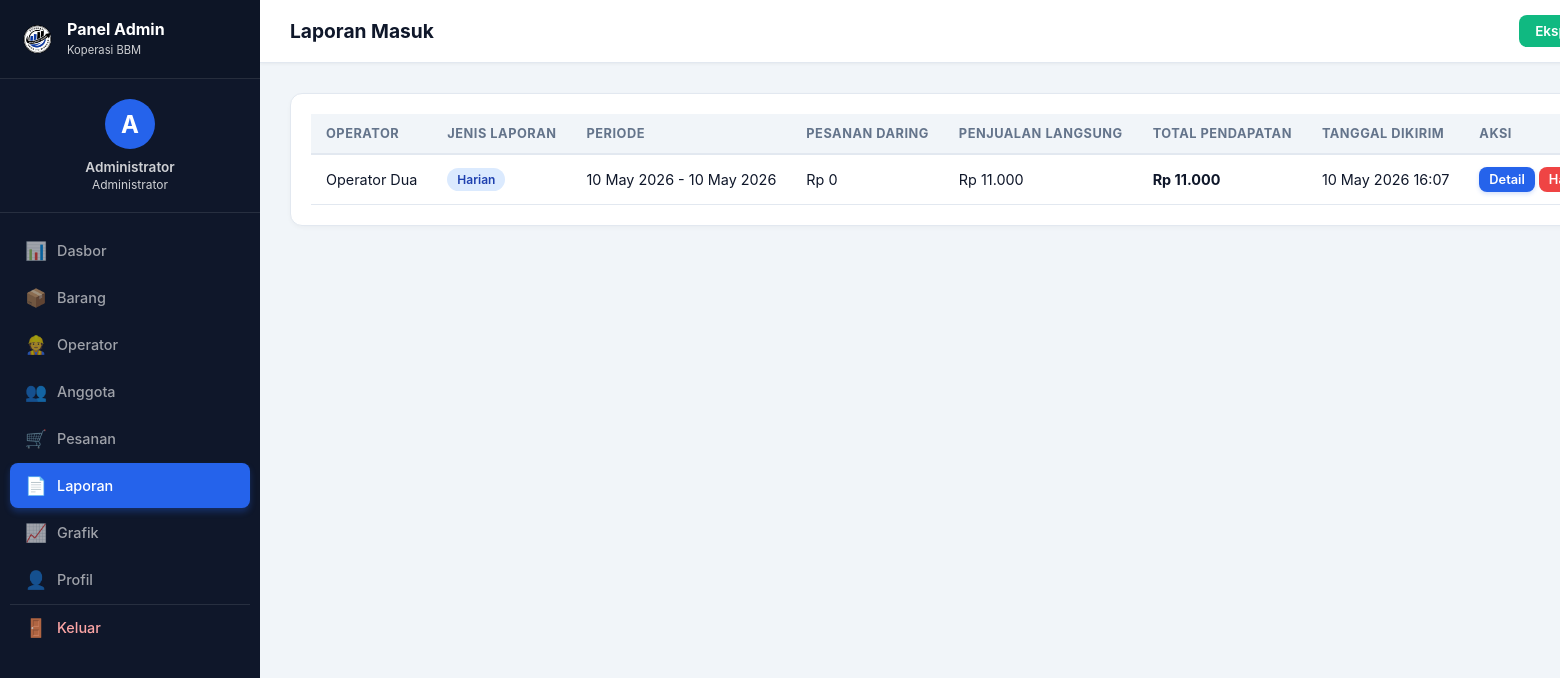
The page /koperasibbm/admin/laporan.php (signed in) on the database its author committed.
### tables this page shows
CREATE TABLE `laporan` (
  `id_laporan` int NOT NULL,
  `tipe_laporan` enum('Harian','Mingguan','Bulanan') NOT NULL,
  `tanggal_mulai` date NOT NULL,
  `tanggal_selesai` date NOT NULL,
  `total_pendapatan` decimal(10,2) DEFAULT '0.00',
  `dibuat_oleh` int NOT NULL,
  `total_online` decimal(12,2) DEFAULT '0.00',
  `total_offline` decimal(12,2) DEFAULT '0.00',
  `created_at` timestamp NULL DEFAULT CURRENT_TIMESTAMP,
  `sent_at` timestamp NULL DEFAULT NULL
);

CREATE TABLE `users` (
  `id_user` int NOT NULL,
  `nama_lengkap` varchar(100) NOT NULL,
  `username` varchar(50) NOT NULL,
  `password` varchar(255) NOT NULL,
  `no_telepon` varchar(20) DEFAULT NULL,
  `role` enum('admin','operator','user') NOT NULL DEFAULT 'user',
  `jenis_anggota` enum('Murid','Guru','Internal Sekolah') DEFAULT NULL,
  `nis` varchar(20) DEFAULT NULL,
  `nip` varchar(20) DEFAULT NULL,
  `bagian_internal` enum('kantin','satpam','staf sekolah') DEFAULT NULL,
  `created_at` timestamp NULL DEFAULT CURRENT_TIMESTAMP
);

### koperasibbm/config/database.php (called while the page is built, shortened)
<?php
function base_url() {
    return "http://localhost/koperasibbm";
}
?>

### koperasibbm/admin/laporan.php (the view, shortened to what this page needs)
<?php
require_once __DIR__ . '/../config/database.php';
 $laporan = mysqli_query($conn, "SELECT l.*, u.nama_lengkap FROM laporan l JOIN users u ON l.dibuat_oleh=u.id_user WHERE l.sent_at IS NOT NULL ORDER BY l.sent_at DESC");
?>
<!DOCTYPE html>
<html lang="id">
<head><meta charset="UTF-8"><meta name="viewport" content="width=device-width, initial-scale=1.0"><title>Laporan</title><link rel="stylesheet" href="<?php echo base_url(); ?>/assets/css/style.css"></head>
<body>
<div class="admin-container">
    <?php include __DIR__ . '/../includes/admin_sidebar.php'; ?>
    <div class="main-panel">
        <div class="topbar">
            <h2>Laporan Masuk</h2>
            <a href="?export_laporan=1" class="btn btn-success">Ekspor Excel</a>
        </div>
        <div class="content-wrapper">
            <div class="card" style="margin:0;">
                <table>
                    <thead>
                        <tr>
                            <th>Operator</th>
                            <th>Jenis Laporan</th>
                            <th>Periode</th>
                            <th>Pesanan Daring</th>
                            <th>Penjualan Langsung</th>
                            <th>Total Pendapatan</th>
                            <th>Tanggal Dikirim</th>
                            <th>Aksi</th>
                        </tr>
                    </thead>
                    <tbody>
                    <?php while($l = mysqli_fetch_assoc($laporan)): ?>
                    <tr>
                        <td><?php echo htmlspecialchars($l['nama_lengkap']); ?></td>
                        <td><span class="badge badge-info"><?php echo $l['tipe_laporan']; ?></span></td>
                        <td><?php echo date('d M Y', strtotime($l['tanggal_mulai']))." - ".date('d M Y', strtotime($l['tanggal_selesai'])); ?></td>
                        <td>Rp <?php echo number_format($l['total_online'],0,',','.'); ?></td>
                        <td>Rp <?php echo number_format($l['total_offline'],0,',','.'); ?></td>
                        <td style="font-weight:700;">Rp <?php echo number_format($l['total_pendapatan'],0,',','.'); ?></td>
                        <td><?php echo date('d M Y H:i', strtotime($l['sent_at'])); ?></td>
                        <td>
                            <button onclick="showDetail('<?php echo $l['nama_lengkap']; ?>', '<?php echo $l['tipe_laporan']; ?>', '<?php echo date('d M Y', strtotime($l['tanggal_mulai']))." - ".date('d M Y', strtotime($l['tanggal_selesai'])); ?>', '<?php echo number_format($l['total_online'],0,',','.'); ?>', '<?php echo number_format($l['total_offline'],0,',','.'); ?>', '<?php echo number_format($l['total_pendapatan'],0,',','.'); ?>')" class="btn btn-sm btn-primary">Detail</button>
                            <a href="?delete=<?php echo $l['id_laporan']; ?>" class="btn btn-sm btn-danger" onclick="return confirm('Hapus laporan ini?')">Hapus</a>
                        </td>
                    </tr>
                    <?php endwhile; ?>
                    </tbody>
                </table>
            </div>
        </div>
    </div>
</div>
</body>
</html>

### koperasibbm/assets/css/style.css (style rules this page uses)
:root { --primary: #2563eb; --primary-dark: #1e3a8a; --primary-light: #3b82f6; --bg-light: #f1f5f9; --white: #ffffff; --text-dark: #0f172a; --text-gray: #64748b; --border-color: #e2e8f0; --danger: #ef4444; --warning: #f59e0b; --success: #10b981; --sidebar-bg: #0f172a; --sidebar-hover: #1e293b; }
* { margin: 0; padding: 0; box-sizing: border-box; font-family: 'Inter', 'Segoe UI', Tahoma, Geneva, Verdana, sans-serif; }
body { background-color: var(--bg-light); color: var(--text-dark); font-size: 14px; }
a { text-decoration: none; color: inherit; }
.btn { padding: 8px 16px; border-radius: 8px; font-weight: 600; cursor: pointer; border: none; transition: all 0.2s; display: inline-flex; align-items: center; justify-content: center; gap: 5px; font-size: 0.85rem; }
.btn-primary { background: var(--primary); color: white; box-shadow: 0 2px 4px rgba(37, 99, 235, 0.2); }
.btn-success { background: var(--success); color: white; }
.btn-danger { background: var(--danger); color: white; }
.btn-sm { padding: 5px 10px; font-size: 0.8rem; }
.admin-container { display: flex; min-height: 100vh; background: var(--bg-light); }
.main-panel { margin-left: 260px; flex-grow: 1; background: var(--bg-light); min-height: 100vh; display: flex; flex-direction: column; }
.topbar { background: white; padding: 15px 30px; display: flex; justify-content: space-between; align-items: center; box-shadow: 0 1px 3px rgba(0,0,0,0.05); border-bottom: 1px solid var(--border-color); }
.topbar h2 { font-size: 1.2rem; font-weight: 700; color: var(--text-dark); }
.content-wrapper { padding: 30px; flex: 1; }
.card { background: white; border-radius: 12px; box-shadow: 0 2px 4px rgba(0,0,0,0.03); padding: 20px; margin-bottom: 20px; border: 1px solid var(--border-color); max-width: 100%; overflow-x: auto; }
table { width: 100%; border-collapse: collapse; }
.card > table, .card .table-responsive table { min-width: 720px; }
.card table th, .card table td { white-space: nowrap; vertical-align: middle; }
.card table td:last-child { white-space: normal; min-width: 150px; }
table th, table td { padding: 12px 15px; text-align: left; border-bottom: 1px solid var(--border-color); font-size: 0.9rem; }
table th { background: var(--bg-light); font-weight: 700; color: var(--text-gray); font-size: 0.8rem; text-transform: uppercase; letter-spacing: 0.5px; border-bottom: 2px solid var(--border-color); }
.badge { padding: 4px 10px; border-radius: 20px; font-size: 0.75rem; font-weight: 600; display: inline-block; }
.badge-info { background: #dbeafe; color: #1e40af; }

### rows shown on the page
laporan: dibuat_oleh.nama_lengkap "Operator Dua", tipe_laporan "Harian", tanggal_mulai "10 May 2026", tanggal_selesai "10 May 2026", total_online "0", total_offline "11.000", total_pendapatan "11.000", sent_at "10 May 2026 16:07"

### other values the page prints
$_SESSION['nama_lengkap'] "Administrator"
